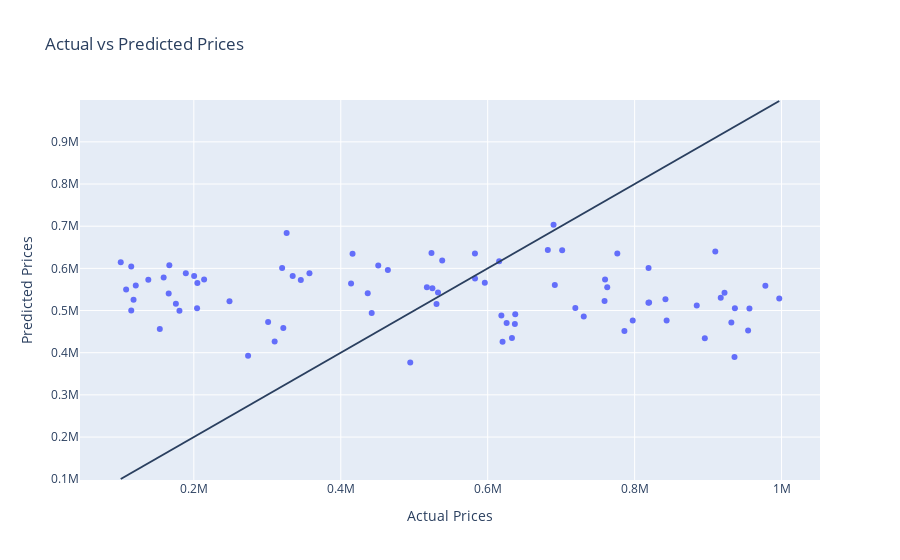

Source (notebook cell):
### Code cell
fig = px.scatter(x=y_test, y=rfg_y_pred, 
                 labels={'x': 'Actual Prices', 'y': 'Predicted Prices'},
                 title="Actual vs Predicted Prices")
fig.add_shape(type='line', x0=y_test.min(), x1=y_test.max(), y0=y_test.min(), y1=y_test.max())
fig.show()
